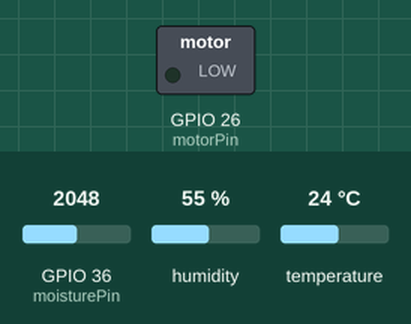
This sketch was run on a simulated ESP32. On the bench: switched loads named in the sketch (green lamp = pin HIGH). The inputs (shaded band) are chosen by the test bench; at power-on: GPIO 36 (moisturePin) = 2048, humidity 55 %, temperature 24 °C. WiFi joins after 1.5 s; servers stay silent unless stated.

Above: at 1.9 s.
At 2.9 s:
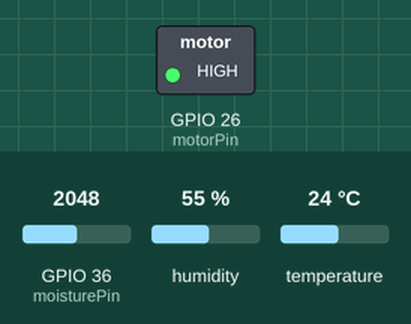
Timing chart, 0 to 4.4 s (numbered marks = the images above):
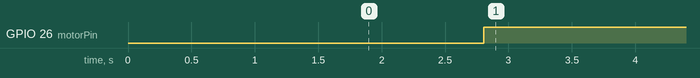

The sketch:

water_pump.ino
```cpp
#define BLYNK_TEMPLATE_ID "TMPL3BqawD3C"
#define BLYNK_DEVICE_NAME "Plant Tree"
#define BLYNK_AUTH_TOKEN "yayHY0jk4TtYB4yM_sPSP_ZxqmYUsKcc"
#include <WiFi.h>
#include <WiFiClient.h>
#include <DHT.h>
#define BLYNK_PRINT Serial
#include <BlynkSimpleEsp32.h>
#include <SimpleTimer.h>
const int DHTPIN = 13;
DHT dht(DHTPIN, DHT11);
#define pumpState V0
#define TEMP V1
#define HUM V2
#define MOISTURE V3

SimpleTimer timer;

char auth[] = BLYNK_AUTH_TOKEN; //Auth Token
char ssid[] = "Loc Vung"; //Tên Wifi
char pass[] = "88888888"; //Mật khẩu Wifi

const int moisturePin = A0;
const int motorPin = 26;
int moisturePercentage; //moisture reading
float t;
float h;

void setup() {
  // put your setup code here, to run once:
  Blynk.begin(auth, ssid, pass);
  pinMode(motorPin,OUTPUT);
  digitalWrite(motorPin, LOW);
  dht.begin();
  timer.setInterval(500, sendDhtSensor);
  timer.setInterval(1000, plant);
}

void sendDhtSensor(){
  h = dht.readHumidity(); //Đọc độ ẩm
  t = dht.readTemperature(); //Đọc nhiệt độ
  Blynk.virtualWrite(TEMP, t); //Hiển thị nhiệt độ lên Blynk
  Blynk.virtualWrite(HUM, h); //Hiển thị độ ẩm lên Blynk
}

void plant(){
  moisturePercentage = analogRead(moisturePin);
  moisturePercentage = map(moisturePercentage, 0, 1024, 0, 100);
  moisturePercentage = (moisturePercentage - 100) * -1;
  Blynk.virtualWrite(MOISTURE,moisturePercentage);
  if (moisturePercentage <= 40) {
    digitalWrite(motorPin, HIGH);         // turn on motor
    Blynk.virtualWrite(pumpState,HIGH);
  }
  if (moisturePercentage > 40) {
    digitalWrite(motorPin, LOW);          // turn off mottor
    Blynk.virtualWrite(pumpState,LOW);
  }
}

void loop() {
  // put your main code here, to run repeatedly:
  Blynk.run(); //Khởi chạy app Blynk
  timer.run(); //Khởi chạy timer
}
```

Measured:
- by itself, GPIO 26 (motorPin): LOW → HIGH at 2.8 s
